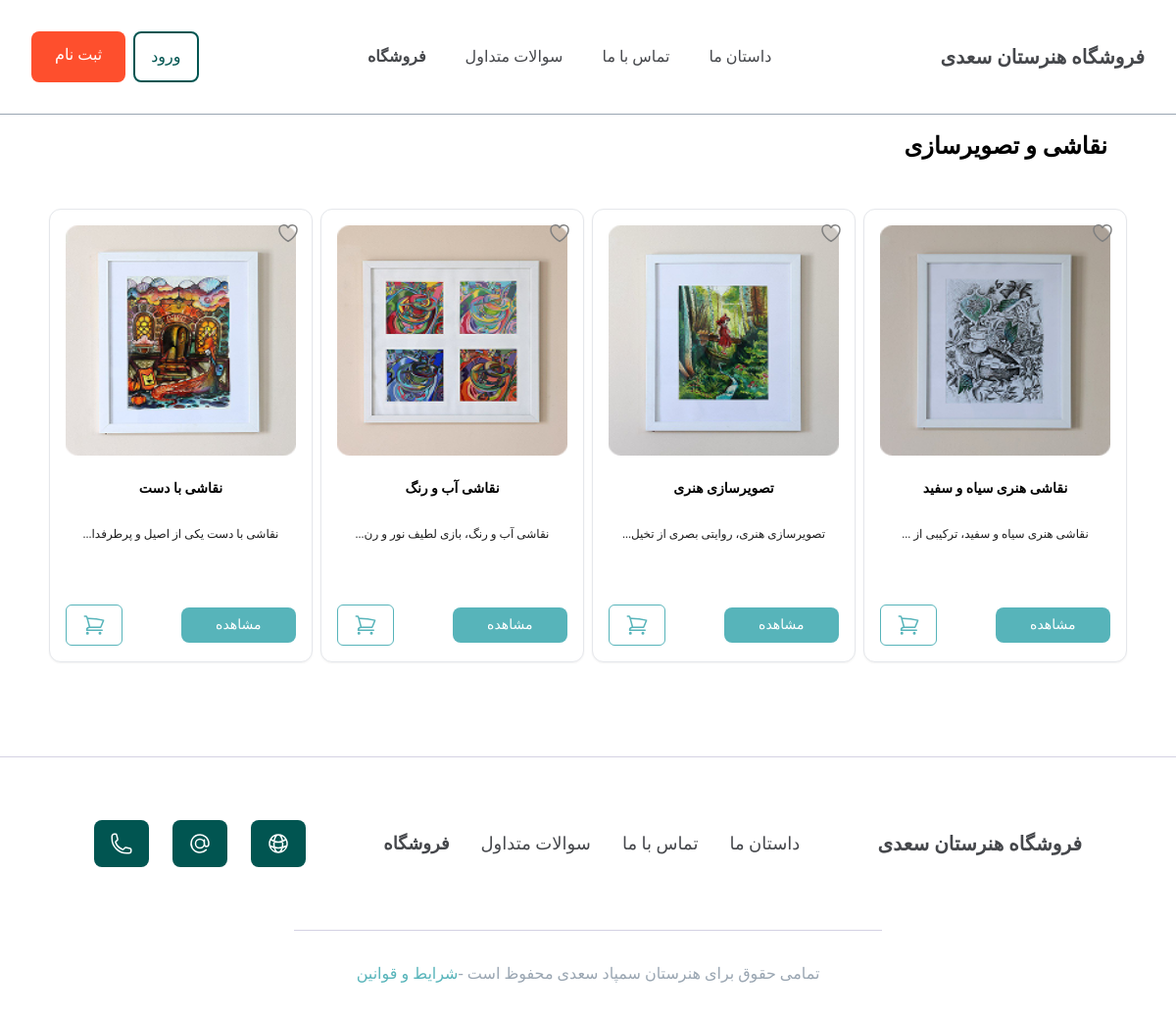
The app's page /product_cards/Painting_illustration/ with its own data.
### products/models.py (models this page shows, shortened)
class Product(models.Model):
    title = models.CharField(max_length=100)
    description = models.TextField()
    image = models.ImageField(null=True , blank=True)
    category = models.ForeignKey(category, on_delete=models.CASCADE ,null=True , blank=True)
    is_show = models.BooleanField(default=True)

### productCard/views.py (the view)
# urls.py: path('Painting_illustration/', Painting_illustration, name='Painting_illustration'),
def Painting_illustration(request):
    products = Product.objects.filter(category_id=2)
    context = {
        'products': products
    }
    return render(request, 'Paintingillustration.html', context)

### productCard/templates/Paintingillustration.html (shortened to what this page needs)
{% extends "shared/main_layout.html" %}
{% load static %}
{% block content %}
<body style="font-family: Yekan Bakh FaNum">
    <section class="flex flex-col justify-center items-center w-full ">
            <div class="flex justify-between items-center w-[91%] p-4 mb-8">
                <h1 class="font-bold text-2xl">نقاشی و تصویرسازی</h1>
            </div>
                <div class="grid w-11/12 gap-2 grid-cols-1 sm:grid-cols-2 md:grid-cols-3 lg:grid-cols-4 xl:grid-cols-5">
                     {% for product in products %}
            <div class="relative  bg-white rounded-xl border p-4 text-center shadow-sm flex flex-col gap-3">
                <button class="absolute top-3 right-3 text-gray-400 cursor-pointer">
                </button>
                <img src="{{product.image.url}}" alt="{{ product.title }}" class="mb-3 aspect-[1/1] w-full" />
                <h3 class="text-sm font-semibold mb-3"> {{ product.title }} </h3>
                <p class="text-xs text-[#1E1E1E] mt-1 mb-5">{{ product.description|slice:":35" }}...</p>
                <div class="flex justify-between items-center gap-6 mt-8">
                    <button class="bg-teal  rounded-lg px-4  py-2 transition text-sm text-white w-1/2"><a href="{% url "products_detail:products_detail" product.id %}">مشاهده</a></button>
                    <button class="text-teal border border-teal rounded-md  transition px-4  py-2">
                    </button>
                </div>
            </div>
            {% endfor %}
                </div>
        </section>
</body>
</html>
{% endblock content %}

### records on screen
Product: image (picture), title "نقاشی هنری سیاه و سفید", description "نقاشی هنری سیاه‌ و سفید، ترکیبی از"
Product: image (picture), title "تصویرسازی هنری", description "تصویرسازی هنری، روایتی بصری از تخیل"
Product: image (picture), title "نقاشی آب و رنگ", description "نقاشی آب‌ و رنگ، بازی لطیف نور و رن"
Product: image (picture), title "نقاشی با دست", description "نقاشی با دست یکی از اصیل‌ و پرطرفدا"
